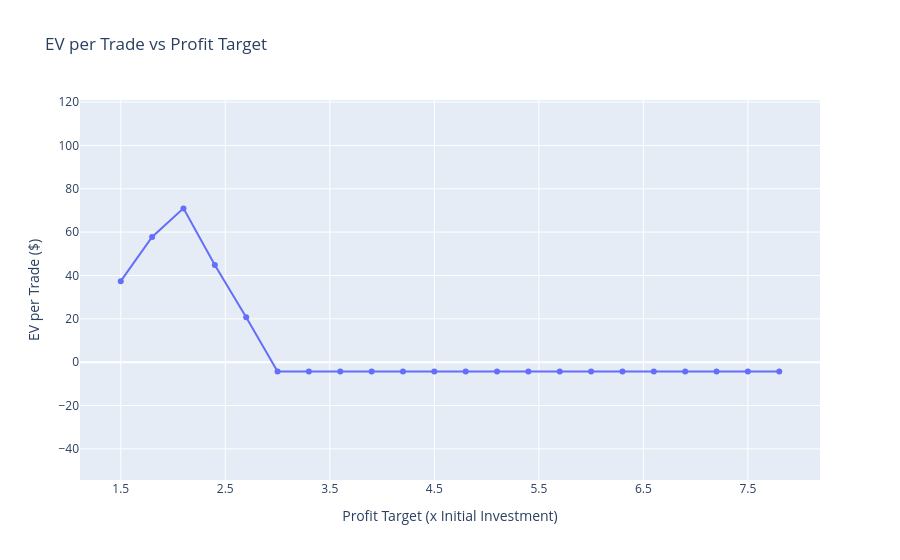

Here is the notebook cell this chart was saved with:
### Code cell
# Prepare data for chart
profit_targets = np.arange(1.5, 8.1, 0.3)  # From 1.5 to 8 in 0.3 increments
ev_values = []

for target in profit_targets:
    take_profit = initial_investment * target
    take_profit = min(initial_investment * max_profit_multiple, take_profit)  # Cap at 3x
    profit_target = take_profit / initial_investment
    temp_profit = test_df.apply(
        lambda row: take_profit * 0.5 if (row['y_pred'] == 1 and row['y_pred'] == row['y_true'] and row['Max'] >= profit_target) else 
                    -initial_investment if (row['y_pred'] == 1 and (row['y_pred'] != row['y_true'] or row['Max'] < profit_target)) else 0, axis=1)
    total_profit = temp_profit.sum()
    ev = total_profit / total_trades if total_trades > 0 else 0
    ev_values.append(ev)

# Create DataFrame for Plotly Express
chart_data = pd.DataFrame({
    'Profit Target (x Initial Investment)': profit_targets,
    'EV per Trade ($)': ev_values
})

# Create Plotly Express line chart
fig = px.line(chart_data, x='Profit Target (x Initial Investment)', y='EV per Trade ($)',
              title='EV per Trade vs Profit Target',
              markers=True,  # Add markers at data points
              line_shape='linear')

# Update layout
fig.update_layout(
    xaxis=dict(tickmode='array', tickvals=np.arange(1.5, 8.1, 1)),
    yaxis=dict(range=[min(ev_values) - 50 if ev_values else -100, max(ev_values) + 50 if ev_values else 100]),
    xaxis_title='Profit Target (x Initial Investment)',
    yaxis_title='EV per Trade ($)'
)

# Show the plot
fig.show()

### Figure 1 — Plotly figure (JSON) as saved in the notebook; plotly's stock layout.template omitted (floating-point values rounded to 4 significant figures)
{"data": [{"hovertemplate": "Profit Target (x Initial Investment)=%{x}<br>EV per Trade ($)=%{y}<extra></extra>", "legendgroup": "", "line": {"color": "#636efa", "dash": "solid", "shape": "linear"}, "marker": {"symbol": "circle"}, "mode": "lines+markers", "name": "", "orientation": "v", "showlegend": false, "type": "scatter", "x": [1.5, 1.8, 2.1, 2.4, 2.7, 3, 3.3, 3.6, 3.9, 4.2, 4.5, 4.8, 5.1, 5.4, 5.7, 6.0, 6.3, 6.6, 6.9, 7.2, 7.5, 7.8], "xaxis": "x", "y": [37.39, 57.74, 70.96, 44.87, 20.7, -4.348, -4.348, -4.348, -4.348, -4.348, -4.348, -4.348, -4.348, -4.348, -4.348, -4.348, -4.348, -4.348, -4.348, -4.348, -4.348, -4.348], "yaxis": "y"}], "layout": {"legend": {"tracegroupgap": 0}, "title": {"text": "EV per Trade vs Profit Target"}, "xaxis": {"anchor": "y", "domain": [0, 1], "tickmode": "array", "tickvals": [1.5, 2.5, 3.5, 4.5, 5.5, 6.5, 7.5], "title": {"text": "Profit Target (x Initial Investment)"}}, "yaxis": {"anchor": "x", "domain": [0, 1], "range": [-54.35, 121.0], "title": {"text": "EV per Trade ($)"}}}}
